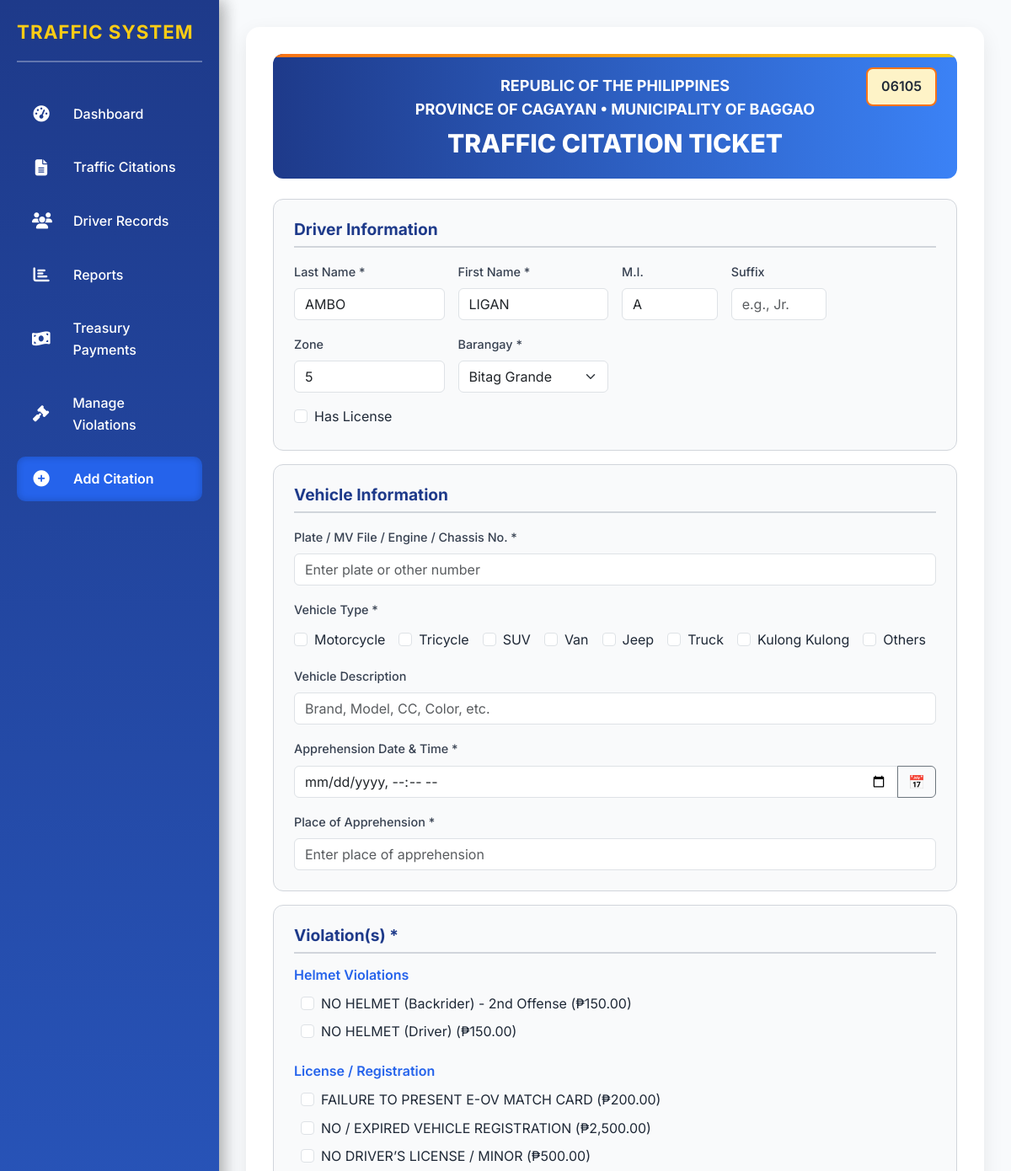
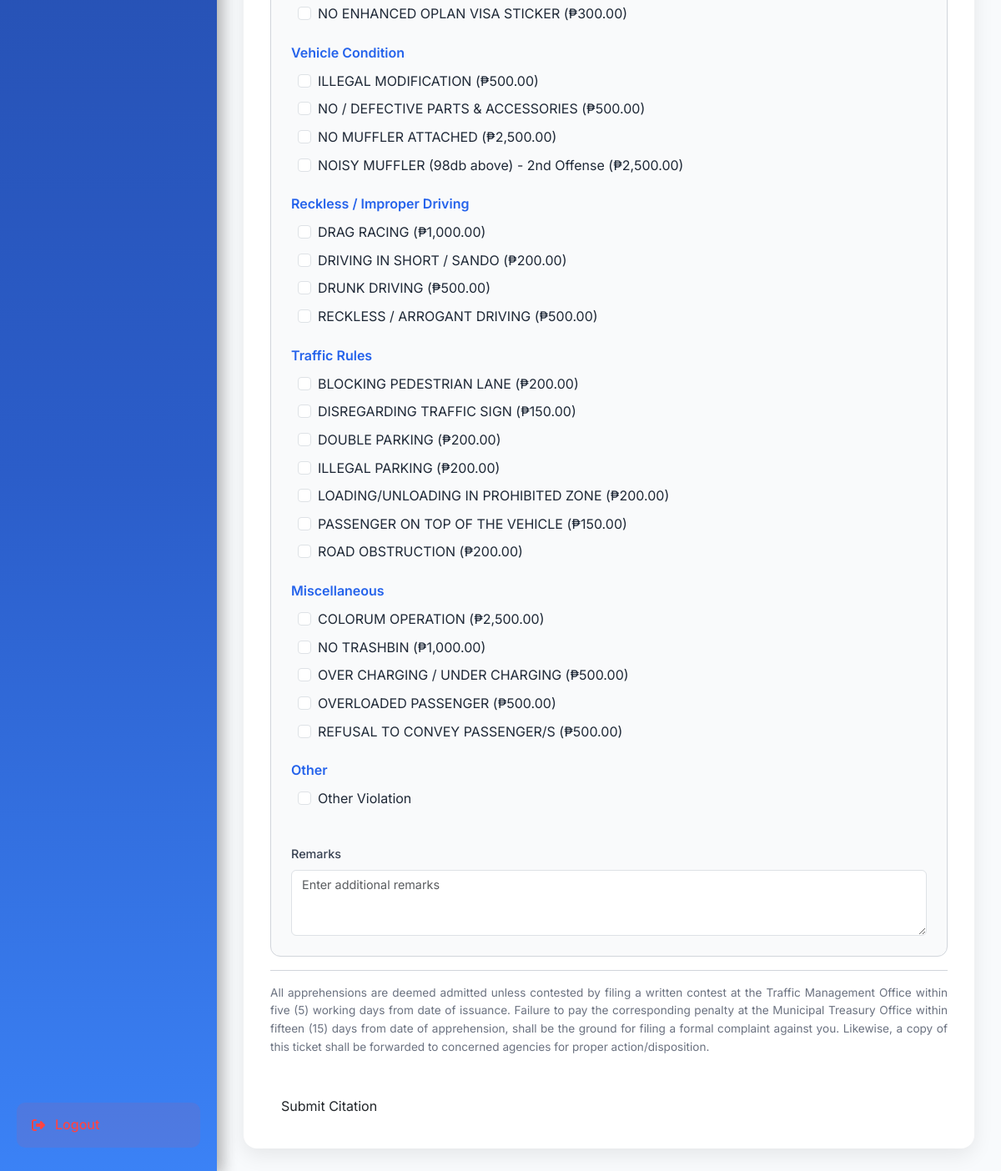
/index.php?driver_id=38627, run on the app's committed database (2 pictures, top to bottom).
### tables this page shows
CREATE TABLE `citations` (
  `citation_id` int(11) NOT NULL,
  `ticket_number` varchar(20) NOT NULL,
  `driver_id` int(11) DEFAULT NULL,
  `vehicle_id` int(11) DEFAULT NULL,
  `apprehension_datetime` datetime DEFAULT NULL,
  `place_of_apprehension` varchar(255) DEFAULT NULL,
  `is_archived` tinyint(1) DEFAULT 0,
  `payment_status` enum('Unpaid','Paid') NOT NULL DEFAULT 'Unpaid',
  `payment_date` datetime DEFAULT NULL,
  `payment_amount` decimal(10,2) DEFAULT NULL
);

CREATE TABLE `drivers` (
  `driver_id` int(11) NOT NULL,
  `last_name` varchar(50) NOT NULL,
  `first_name` varchar(50) NOT NULL,
  `middle_initial` varchar(5) DEFAULT NULL,
  `suffix` varchar(10) DEFAULT NULL,
  `zone` varchar(50) DEFAULT NULL,
  `barangay` varchar(100) DEFAULT NULL,
  `municipality` varchar(100) DEFAULT 'Baggao',
  `province` varchar(100) DEFAULT 'Cagayan',
  `license_number` varchar(20) DEFAULT NULL,
  `license_type` enum('Non-Professional','Professional') DEFAULT NULL
);

CREATE TABLE `violation_types` (
  `violation_type_id` int(11) NOT NULL,
  `violation_type` varchar(100) NOT NULL,
  `fine_amount_1` decimal(10,2) NOT NULL DEFAULT 0.00,
  `fine_amount_2` decimal(10,2) NOT NULL DEFAULT 0.00,
  `fine_amount_3` decimal(10,2) NOT NULL DEFAULT 0.00
);

### index.php (the view, shortened to what this page needs)
<?php
try {
    $conn = new PDO("mysql:host=" . DB_HOST . ";dbname=" . DB_NAME, DB_USER, DB_PASS);
    $conn->setAttribute(PDO::ATTR_ERRMODE, PDO::ERRMODE_EXCEPTION);
    $stmt = $conn->query("SELECT ticket_number FROM citations ORDER BY CAST(ticket_number AS UNSIGNED) DESC LIMIT 1");
    $row = $stmt->fetch(PDO::FETCH_ASSOC);
    if ($row && !empty($row['ticket_number'])) {
        $max_ticket = (int)preg_replace('/[^0-9]/', '', $row['ticket_number']);
    } else {
        $max_ticket = 6100;
    }
    $next_ticket = sprintf("%05d", $max_ticket + 1);
    $driver_data = [];
    $offense_counts = [];
    if (isset($_GET['driver_id'])) {
        $driver_id = (int)$_GET['driver_id'];
        $stmt = $conn->prepare("SELECT * FROM drivers WHERE driver_id = :driver_id");
        $stmt->execute([':driver_id' => $driver_id]);
        $driver_data = $stmt->fetch(PDO::FETCH_ASSOC);
        $stmt = $conn->prepare("
            SELECT vt.violation_type, MAX(v.offense_count) AS offense_count
            FROM violations v
            JOIN violation_types vt ON v.violation_type = vt.violation_type
            WHERE v.driver_id = :driver_id
            GROUP BY vt.violation_type
        ");
        $stmt->execute([':driver_id' => $driver_id]);
        $offense_counts = $stmt->fetchAll(PDO::FETCH_KEY_PAIR);
    }
    if (!isset($_SESSION['violation_types'])) {
        $stmt = $conn->query("SELECT violation_type_id, violation_type, fine_amount_1, fine_amount_2, fine_amount_3 FROM violation_types ORDER BY violation_type");
        $_SESSION['violation_types'] = $stmt->fetchAll(PDO::FETCH_ASSOC);
    }
    $violation_types = $_SESSION['violation_types'];
} catch (PDOException $e) {
    $next_ticket = "06101";
    $driver_data = [];
    $violation_types = [];
    error_log("PDOException in index.php: " . $e->getMessage());
}
?>
<!DOCTYPE html>
<html lang="en">
<head>
    <link href="https://cdn.jsdelivr.net/npm/bootstrap@5.3.3/dist/css/bootstrap.min.css" rel="stylesheet">
    <link href="https://cdn.jsdelivr.net/npm/tailwindcss@2.2.19/dist/tailwind.min.css" rel="stylesheet">
    <link rel="stylesheet" href="https://cdnjs.cloudflare.com/ajax/libs/font-awesome/6.4.2/css/all.min.css">
</head>
<body>
    <div class="sidebar" id="sidebar">
        <div class="sidebar-header">
            <h3 class="text-lg font-semibold">Menu</h3>
        </div>
        <?php include 'sidebar.php'; ?>
    </div>
    <div class="content">
        <form id="citationForm" action="insert_citation.php" method="POST">
            <div class="ticket-container position-relative">
                <div class="header">
                    <h4 class="font-bold text-lg">REPUBLIC OF THE PHILIPPINES</h4>
                    <h4 class="font-bold text-lg">PROVINCE OF CAGAYAN • MUNICIPALITY OF BAGGAO</h4>
                    <h1 class="font-extrabold text-3xl mt-2">TRAFFIC CITATION TICKET</h1>
                    <div class="ticket-number"><?php echo htmlspecialchars($next_ticket); ?></div>
                </div>
                <div class="section">
                    <h5>Driver Information</h5>
                    <div class="row g-3">
                        <div class="col-md-3">
                            <label class="form-label">Last Name *</label>
                            <input type="text" name="last_name" class="form-control" placeholder="Enter last name" value="<?php echo htmlspecialchars($driver_data['last_name'] ?? ''); ?>" required>
                        </div>
                        <div class="col-md-3">
                            <label class="form-label">First Name *</label>
                            <input type="text" name="first_name" class="form-control" placeholder="Enter first name" value="<?php echo htmlspecialchars($driver_data['first_name'] ?? ''); ?>" required>
                        </div>
                        <div class="col-md-2">
                            <label class="form-label">M.I.</label>
                            <input type="text" name="middle_initial" class="form-control" placeholder="M.I." value="<?php echo htmlspecialchars($driver_data['middle_initial'] ?? ''); ?>">
                        </div>
                        <div class="col-md-2">
                            <label class="form-label">Suffix</label>
                            <input type="text" name="suffix" class="form-control" placeholder="e.g., Jr." value="<?php echo htmlspecialchars($driver_data['suffix'] ?? ''); ?>">
                        </div>
                        <div class="col-md-3">
                            <label class="form-label">Zone</label>
                            <input type="text" name="zone" class="form-control" placeholder="Enter zone" value="<?php echo htmlspecialchars($driver_data['zone'] ?? ''); ?>">
                        </div>
                        <div class="col-md-3">
                            <label class="form-label">Barangay *</label>
                            <select name="barangay" class="form-select" id="barangaySelect" required>
                                <option value="Bitag Grande" <?php echo (isset($driver_data['barangay']) && $driver_data['barangay'] == 'Bitag Grande') ? 'selected' : ''; ?>>Bitag Grande</option>
                            </select>
                        </div>
                        <div class="col-12">
                            <div class="form-check">
                                <input type="checkbox" class="form-check-input" name="has_license" id="hasLicense" <?php echo (isset($driver_data['license_number']) && !empty($driver_data['license_number'])) ? 'checked' : ''; ?>>
                                <label class="form-check-label" for="hasLicense">Has License</label>
                            </div>
                        </div>
                    </div>
                </div>
                <div class="section">
                    <h5>Vehicle Information</h5>
                    <div class="row g-3">
                        <div class="col-12">
                            <label class="form-label">Plate / MV File / Engine / Chassis No. *</label>
                            <input type="text" name="plate_mv_engine_chassis_no" class="form-control" placeholder="Enter plate or other number" required>
                        </div>
                        <div class="col-12">
                            <label class="form-label">Vehicle Type *</label>
                            <div class="d-flex flex-wrap gap-3 mt-1">
                                <div class="form-check">
                                    <input type="checkbox" class="form-check-input" name="motorcycle" id="motorcycle">
                                    <label class="form-check-label" for="motorcycle">Motorcycle</label>
                                </div>
                                <div class="form-check">
                                    <input type="checkbox" class="form-check-input" name="tricycle" id="tricycle">
                                    <label class="form-check-label" for="tricycle">Tricycle</label>
                                </div>
                                <div class="form-check">
                                    <input type="checkbox" class="form-check-input" name="suv" id="suv">
                                    <label class="form-check-label" for="suv">SUV</label>
                                </div>
                                <div class="form-check">
                                    <input type="checkbox" class="form-check-input" name="van" id="van">
                                    <label class="form-check-label" for="van">Van</label>
                                </div>
                                <div class="form-check">
                                    <input type="checkbox" class="form-check-input" name="jeep" id="jeep">
                                    <label class="form-check-label" for="jeep">Jeep</label>
                                </div>
                                <div class="form-check">
                                    <input type="checkbox" class="form-check-input" name="truck" id="truck">
                                    <label class="form-check-label" for="truck">Truck</label>
                                </div>
                                <div class="form-check">
                                    <input type="checkbox" class="form-check-input" name="kulong" id="kulong">
                                    <label class="form-check-label" for="kulong">Kulong Kulong</label>
                                </div>
                                <div class="form-check">
                                    <input type="checkbox" class="form-check-input" name="othersVehicle" id="othersVehicle">
                                    <label class="form-check-label" for="othersVehicle">Others</label>
                                </div>
                            </div>
                        </div>
                        <div class="col-12">
                            <label class="form-label">Vehicle Description</label>
                            <input type="text" name="vehicle_description" class="form-control" placeholder="Brand, Model, CC, Color, etc.">
                        </div>
                        <div class="col-12">
                            <label class="form-label">Apprehension Date & Time *</label>
                            <div class="input-group">
                                <input type="datetime-local" name="apprehension_datetime" class="form-control" id="apprehensionDateTime" required>
                                <button class="btn btn-outline-secondary btn-custom" type="button" id="toggleDateTime" title="Set/Clear">📅</button>
                            </div>
                        </div>
                        <div class="col-12">
                            <label class="form-label">Place of Apprehension *</label>
                            <input type="text" name="place_of_apprehension" class="form-control" placeholder="Enter place of apprehension" required>
                        </div>
                    </div>
                </div>
                <div class="section">
                    <h5 class="text-red-600">Violation(s) *</h5>
                    <div class="row violation-list">
                        <div class="col-md-12">
                            <?php
                            $categories = [
                                'Helmet Violations' => ['NO HELMET (Driver)', 'NO HELMET (Backrider)'],
                                'License / Registration' => ['NO DRIVER’S LICENSE / MINOR', 'NO / EXPIRED VEHICLE REGISTRATION', 'NO ENHANCED OPLAN VISA STICKER', 'FAILURE TO PRESENT E-OV MATCH CARD'],
                                'Vehicle Condition' => ['NO / DEFECTIVE PARTS & ACCESSORIES', 'NOISY MUFFLER (98db above)', 'NO MUFFLER ATTACHED', 'ILLEGAL MODIFICATION'],
                                'Reckless / Improper Driving' => ['RECKLESS / ARROGANT DRIVING', 'DRAG RACING', 'DRUNK DRIVING', 'DRIVING IN SHORT / SANDO'],
                                'Traffic Rules' => ['DISREGARDING TRAFFIC SIGN', 'PASSENGER ON TOP OF THE VEHICLE', 'ILLEGAL PARKING', 'ROAD OBSTRUCTION', 'BLOCKING PEDESTRIAN LANE', 'LOADING/UNLOADING IN PROHIBITED ZONE', 'DOUBLE PARKING'],
                                'Miscellaneous' => ['COLORUM OPERATION', 'NO TRASHBIN', 'OVERLOADED PASSENGER', 'OVER CHARGING / UNDER CHARGING', 'REFUSAL TO CONVEY PASSENGER/S']
                            ];
                            foreach ($categories as $category => $category_violations) {
                                echo "<div class='violation-category'><h6>$category</h6>";
                                foreach ($violation_types as $v) {
                                    if (in_array($v['violation_type'], $category_violations)) {
                                        $offense_count = isset($offense_counts[$v['violation_type']]) ? (int)$offense_counts[$v['violation_type']] + 1 : 1;
                                        $label = $v['violation_type'] . ($offense_count > 1 ? " - {$offense_count}" . ($offense_count == 2 ? "nd" : ($offense_count == 3 ? "rd" : "th")) . " Offense" : "") . " (₱" . number_format($v["fine_amount_$offense_count"], 2) . ")";
                                        $key = htmlspecialchars(strtolower(str_replace([' ', '/', '(', ')'], '', $v['violation_type'])));
                                        echo "<div class='form-check'><input type='checkbox' class='form-check-input' name='violations[]' value='" . htmlspecialchars($v['violation_type']) . "' id='$key'><label class='form-check-label' for='$key'>" . htmlspecialchars($label) . "</label></div>";
                                    }
                                }
                                echo "</div>";
                            }
                            ?>
                            <div class="violation-category">
                                <h6>Other</h6>
                                <div class="form-check">
                                    <input type="checkbox" class="form-check-input" name="other_violation" id="other_violation">
                                    <label class="form-check-label" for="other_violation">Other Violation</label>
                                </div>
                            </div>
                        </div>
                        <div class="col-12 mt-3 remarks">
                            <label class="form-label">Remarks</label>
                            <textarea name="remarks" class="form-control" rows="3" placeholder="Enter additional remarks"></textarea>
                        </div>
                    </div>
                </div>
                <div class="footer">
                    <p>
                        All apprehensions are deemed admitted unless contested by filing a written contest at the Traffic Management Office within five (5) working days from date of issuance.
                        Failure to pay the corresponding penalty at the Municipal Treasury Office within fifteen (15) days from date of apprehension, shall be the ground for filing a formal complaint against you.
                        Likewise, a copy of this ticket shall be forwarded to concerned agencies for proper action/disposition.
                    </p>
                </div>
                <button type="submit" class="btn btn-custom mt-4">Submit Citation</button>
            </div>
        </form>
    </div>
</body>
</html>

### data on the page
citations: ticket_number "06105"
drivers: last_name "AMBO", first_name "LIGAN", middle_initial "A", zone "5", barangay "Bitag Grande"
violation_types: label "NO HELMET (Backrider) - 2nd Offense (₱150.00)"
violation_types: label "NO HELMET (Driver) (₱150.00)"
violation_types: label "FAILURE TO PRESENT E-OV MATCH CARD (₱200.00)"
violation_types: label "NO / EXPIRED VEHICLE REGISTRATION (₱2,500.00)"
violation_types: label "NO DRIVER’S LICENSE / MINOR (₱500.00)"
violation_types: label "NO ENHANCED OPLAN VISA STICKER (₱300.00)"
violation_types: label "ILLEGAL MODIFICATION (₱500.00)"
violation_types: label "NO / DEFECTIVE PARTS & ACCESSORIES (₱500.00)"
violation_types: label "NO MUFFLER ATTACHED (₱2,500.00)"
violation_types: label "NOISY MUFFLER (98db above) - 2nd Offense (₱2,500.00)"
violation_types: label "DRAG RACING (₱1,000.00)"
violation_types: label "DRIVING IN SHORT / SANDO (₱200.00)"
violation_types: label "DRUNK DRIVING (₱500.00)"
violation_types: label "RECKLESS / ARROGANT DRIVING (₱500.00)"
violation_types: label "BLOCKING PEDESTRIAN LANE (₱200.00)"
violation_types: label "DISREGARDING TRAFFIC SIGN (₱150.00)"
violation_types: label "DOUBLE PARKING (₱200.00)"
violation_types: label "ILLEGAL PARKING (₱200.00)"
violation_types: label "LOADING/UNLOADING IN PROHIBITED ZONE (₱200.00)"
violation_types: label "PASSENGER ON TOP OF THE VEHICLE (₱150.00)"
violation_types: label "ROAD OBSTRUCTION (₱200.00)"
violation_types: label "COLORUM OPERATION (₱2,500.00)"
violation_types: label "NO TRASHBIN (₱1,000.00)"
violation_types: label "OVER CHARGING / UNDER CHARGING (₱500.00)"
violation_types: label "OVERLOADED PASSENGER (₱500.00)"
violation_types: label "REFUSAL TO CONVEY PASSENGER/S (₱500.00)"

### other printed values
$category "Helmet Violations"
$category "License / Registration"
$category "Vehicle Condition"
$category "Reckless / Improper Driving"
$category "Traffic Rules"
$category "Miscellaneous"
